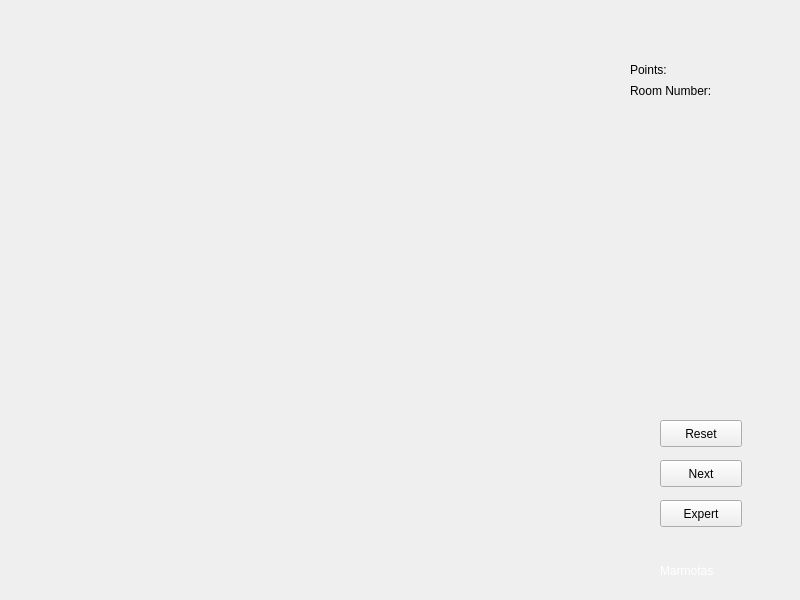
<?xml version="1.0" encoding="UTF-8"?>
<ui version="4.0">
 <class>Board</class>
 <widget class="QMainWindow" name="Board">
  <property name="geometry">
   <rect>
    <x>0</x>
    <y>0</y>
    <width>800</width>
    <height>600</height>
   </rect>
  </property>
  <property name="windowTitle">
   <string>Scrabble</string>
  </property>
  <widget class="QWidget" name="centralwidget">
   <widget class="QLabel" name="board">
    <property name="geometry">
     <rect>
      <x>0</x>
      <y>0</y>
      <width>580</width>
      <height>601</height>
     </rect>
    </property>
    <property name="text">
     <string/>
    </property>
    <property name="pixmap">
     <pixmap resource="assets/resources.qrc">:/board</pixmap>
    </property>
    <property name="scaledContents">
     <bool>true</bool>
    </property>
   </widget>
   <widget class="QGraphicsView" name="graphicsView">
    <property name="geometry">
     <rect>
      <x>0</x>
      <y>0</y>
      <width>801</width>
      <height>601</height>
     </rect>
    </property>
    <property name="styleSheet">
     <string notr="true">background-color: transparent</string>
    </property>
    <property name="verticalScrollBarPolicy">
     <enum>Qt::ScrollBarAlwaysOff</enum>
    </property>
    <property name="horizontalScrollBarPolicy">
     <enum>Qt::ScrollBarAlwaysOff</enum>
    </property>
   </widget>
   <widget class="QLabel" name="marmota">
    <property name="geometry">
     <rect>
      <x>660</x>
      <y>550</y>
      <width>71</width>
      <height>41</height>
     </rect>
    </property>
    <property name="styleSheet">
     <string notr="true">color: white</string>
    </property>
    <property name="text">
     <string>Marmotas</string>
    </property>
   </widget>
   <widget class="QLabel" name="pointsLabel">
    <property name="geometry">
     <rect>
      <x>630</x>
      <y>60</y>
      <width>111</width>
      <height>19</height>
     </rect>
    </property>
    <property name="text">
     <string>Points: </string>
    </property>
   </widget>
   <widget class="QPushButton" name="nextButton">
    <property name="geometry">
     <rect>
      <x>660</x>
      <y>460</y>
      <width>82</width>
      <height>27</height>
     </rect>
    </property>
    <property name="text">
     <string>Next</string>
    </property>
   </widget>
   <widget class="QPushButton" name="expertButton">
    <property name="geometry">
     <rect>
      <x>660</x>
      <y>500</y>
      <width>82</width>
      <height>27</height>
     </rect>
    </property>
    <property name="text">
     <string>Expert</string>
    </property>
   </widget>
   <widget class="QLabel" name="roomLabel">
    <property name="geometry">
     <rect>
      <x>630</x>
      <y>80</y>
      <width>171</width>
      <height>21</height>
     </rect>
    </property>
    <property name="text">
     <string>Room Number:</string>
    </property>
   </widget>
   <widget class="QPushButton" name="resetButton">
    <property name="geometry">
     <rect>
      <x>660</x>
      <y>420</y>
      <width>82</width>
      <height>27</height>
     </rect>
    </property>
    <property name="text">
     <string>Reset</string>
    </property>
   </widget>
   <widget class="QLabel" name="border_background">
    <property name="geometry">
     <rect>
      <x>580</x>
      <y>0</y>
      <width>221</width>
      <height>601</height>
     </rect>
    </property>
    <property name="text">
     <string/>
    </property>
    <property name="pixmap">
     <pixmap resource="assets/resources.qrc">:/border_background.png</pixmap>
    </property>
    <property name="scaledContents">
     <bool>true</bool>
    </property>
   </widget>
   <zorder>board</zorder>
   <zorder>border_background</zorder>
   <zorder>pointsLabel</zorder>
   <zorder>roomLabel</zorder>
   <zorder>graphicsView</zorder>
   <zorder>resetButton</zorder>
   <zorder>nextButton</zorder>
   <zorder>expertButton</zorder>
   <zorder>marmota</zorder>
  </widget>
 </widget>
 <resources>
  <include location="assets/resources.qrc"/>
 </resources>
 <connections/>
</ui>
